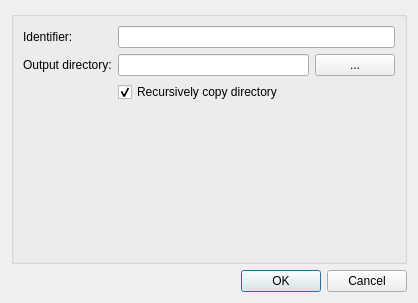
<?xml version="1.0" encoding="UTF-8"?>
<ui version="4.0">
 <class>ConfigureDialog</class>
 <widget class="QDialog" name="ConfigureDialog">
  <property name="geometry">
   <rect>
    <x>0</x>
    <y>0</y>
    <width>418</width>
    <height>303</height>
   </rect>
  </property>
  <property name="windowTitle">
   <string>Configure Directory Copy</string>
  </property>
  <layout class="QGridLayout" name="gridLayout">
   <item row="0" column="0">
    <widget class="QGroupBox" name="configGroupBox">
     <property name="title">
      <string/>
     </property>
     <layout class="QFormLayout" name="formLayout">
      <item row="0" column="0">
       <widget class="QLabel" name="labelIdentifier">
        <property name="text">
         <string>Identifier:</string>
        </property>
       </widget>
      </item>
      <item row="0" column="1">
       <widget class="QLineEdit" name="lineEditIdentifier"/>
      </item>
      <item row="2" column="0">
       <widget class="QLabel" name="labelDirectory">
        <property name="text">
         <string>Output directory:</string>
        </property>
       </widget>
      </item>
      <item row="2" column="1">
       <layout class="QHBoxLayout" name="horizontalLayout">
        <item>
         <widget class="QLineEdit" name="lineEditDirectoryLocation"/>
        </item>
        <item>
         <widget class="QPushButton" name="pushButtonDirectoryChooser">
          <property name="text">
           <string>...</string>
          </property>
         </widget>
        </item>
       </layout>
      </item>
      <item row="3" column="1">
       <widget class="QCheckBox" name="checkBoxRecurse">
        <property name="text">
         <string>Recursively copy directory</string>
        </property>
        <property name="checked">
         <bool>true</bool>
        </property>
       </widget>
      </item>
     </layout>
    </widget>
   </item>
   <item row="1" column="0">
    <widget class="QDialogButtonBox" name="buttonBox">
     <property name="orientation">
      <enum>Qt::Horizontal</enum>
     </property>
     <property name="standardButtons">
      <set>QDialogButtonBox::Cancel|QDialogButtonBox::Ok</set>
     </property>
    </widget>
   </item>
  </layout>
 </widget>
 <resources/>
 <connections>
  <connection>
   <sender>buttonBox</sender>
   <signal>accepted()</signal>
   <receiver>ConfigureDialog</receiver>
   <slot>accept()</slot>
   <hints>
    <hint type="sourcelabel">
     <x>248</x>
     <y>254</y>
    </hint>
    <hint type="destinationlabel">
     <x>157</x>
     <y>274</y>
    </hint>
   </hints>
  </connection>
  <connection>
   <sender>buttonBox</sender>
   <signal>rejected()</signal>
   <receiver>ConfigureDialog</receiver>
   <slot>reject()</slot>
   <hints>
    <hint type="sourcelabel">
     <x>316</x>
     <y>260</y>
    </hint>
    <hint type="destinationlabel">
     <x>286</x>
     <y>274</y>
    </hint>
   </hints>
  </connection>
 </connections>
</ui>
